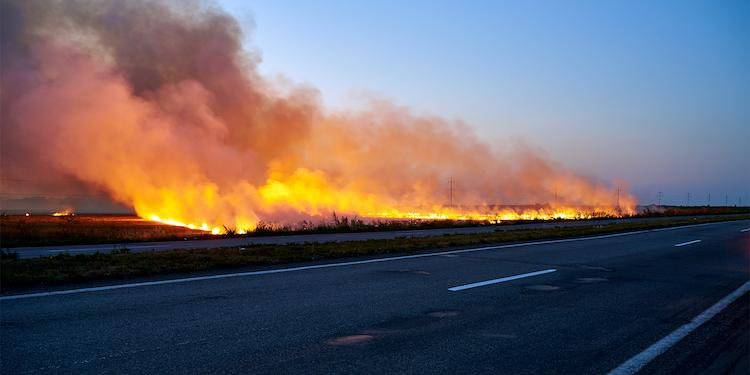
#> input picture Assignment_05/fire.jpg, 750 x 375 px
$ jupyter execute test.ipynb
#> lines starting #> are read from the running program, lines starting #| are printed output that depends on the picture; after the words box and inside, x2 and y2 are one past the last pixel; in counts of white or black regions, pixels touching at a corner belong together
[cell 1]
# Import Libraries
import cv2
import numpy as np
import matplotlib.pyplot as plt

# Read the image
img = cv2.imread(r'fire.jpg', cv2.IMREAD_COLOR)
#> img is the input picture: shape (375, 750, 3); mean B, G, R 103.8, 97.5, 104.5

# Convert image from BGR to RGB
img = cv2.cvtColor(img, cv2.COLOR_BGR2RGB)

# Convert image to HSV and split the image
h, s, v = cv2.split(cv2.cvtColor(img, cv2.COLOR_RGB2HSV))
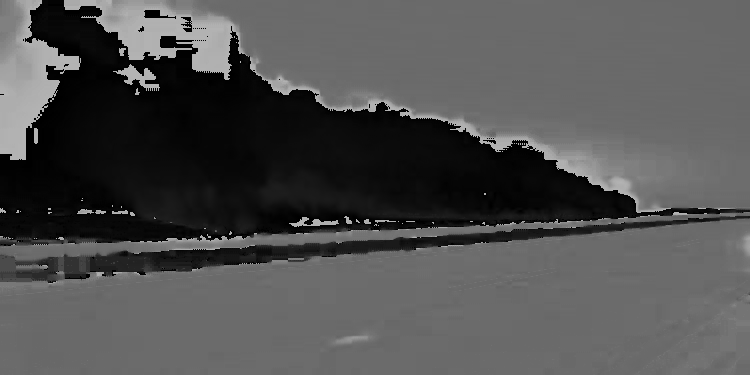
#> h: shape (375, 750); min 0, max 179, mean 80.6
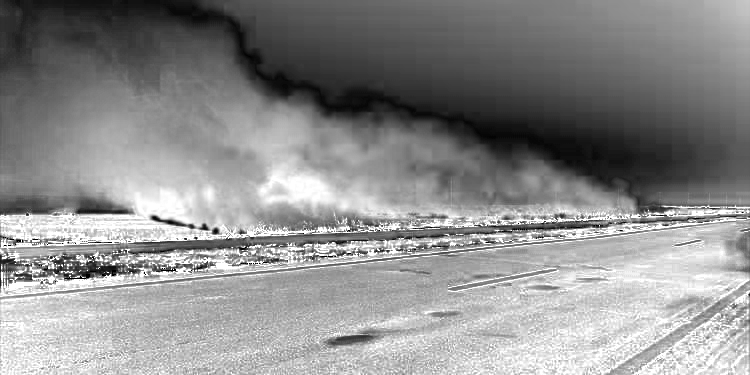
#> s: shape (375, 750); min 0, max 255, mean 141.1
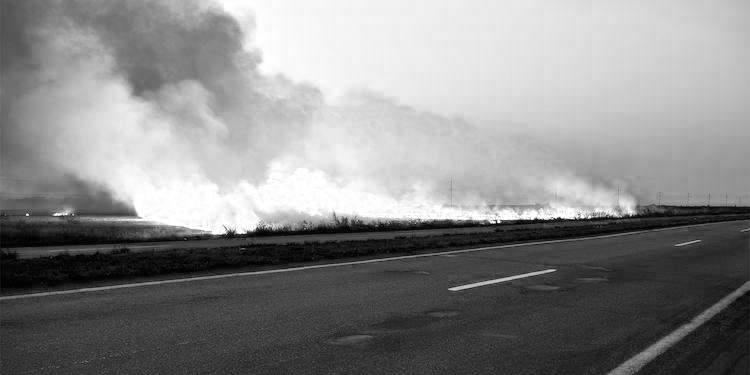
#> v: shape (375, 750); min 0, max 255, mean 136.9
eq_v = cv2.equalizeHist(v)
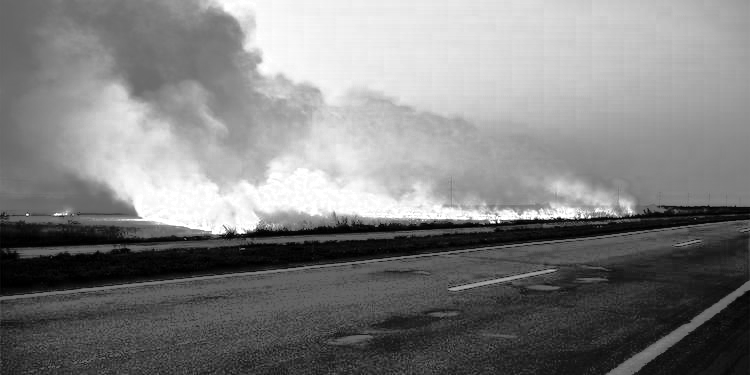
#> eq_v: shape (375, 750); min 0, max 255, mean 128.2

# merging
eq_img = cv2.merge([h, s, eq_v])
#> eq_img: shape (375, 750, 3); mean H, S, V 80.6, 141.1, 128.2

# Thresholding : value = 200
ret, thres = cv2.threshold(eq_img, 200, 255, cv2.THRESH_BINARY_INV)
#> thres: shape (375, 750, 3); mean H, S, V 255, 202.6, 199.1

# Create two masks
mask1 = cv2.inRange(eq_img, (0,100,20), (30,250,255))
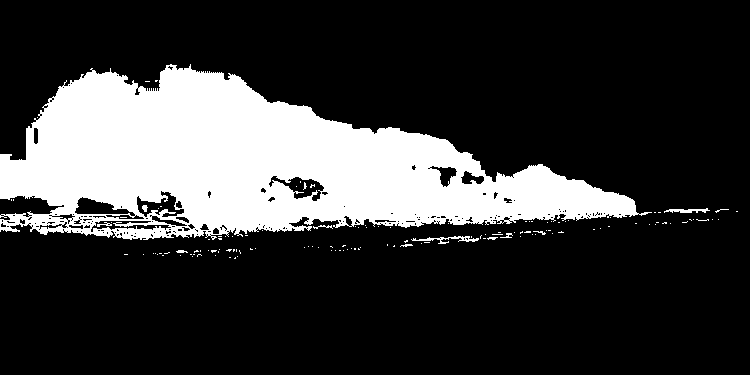
#> mask1: shape (375, 750); 22% white; 131 white regions (120 under 20 px), largest, box (x1, y1, x2, y2) and area: (0, 64, 652, 240) 61101, (411, 236, 479, 244) 187, (664, 208, 710, 213) 130
mask2 = cv2.inRange(eq_img, (170,100,20), (180,250,255))
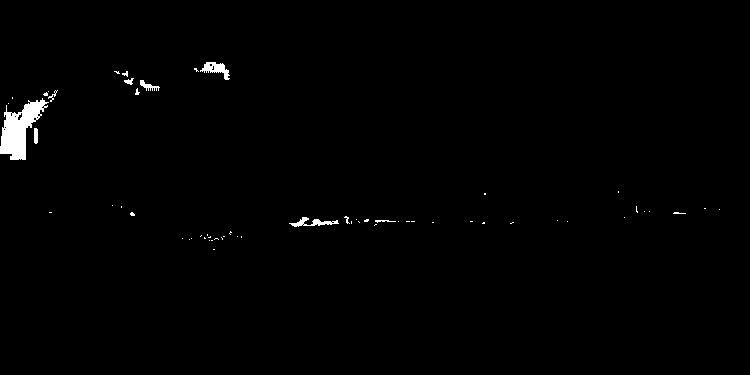
#> mask2: shape (375, 750); 0.85% white; 60 white regions (50 under 20 px), largest, box (x1, y1, x2, y2) and area: (0, 98, 49, 160) 1442, (200, 62, 230, 80) 245, (289, 217, 339, 227) 200

# Make a single mask using mask 1 and 2
mask = cv2.bitwise_or(mask1, mask2)
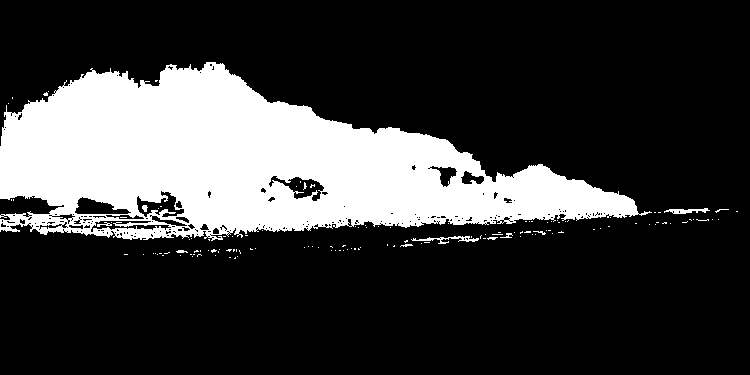
#> mask: shape (375, 750); 22.9% white; 133 white regions (123 under 20 px), largest, box (x1, y1, x2, y2) and area: (0, 62, 652, 241) 63487, (411, 236, 479, 244) 187, (664, 208, 710, 214) 150

# Apply the mask to the image
output = cv2.bitwise_and(eq_img, eq_img, mask=mask)
#> output: shape (375, 750, 3); mean H, S, V 3.6, 36.1, 40.7

# Convert the image again from HSV to RGB
output = cv2.cvtColor(output, cv2.COLOR_HSV2RGB)
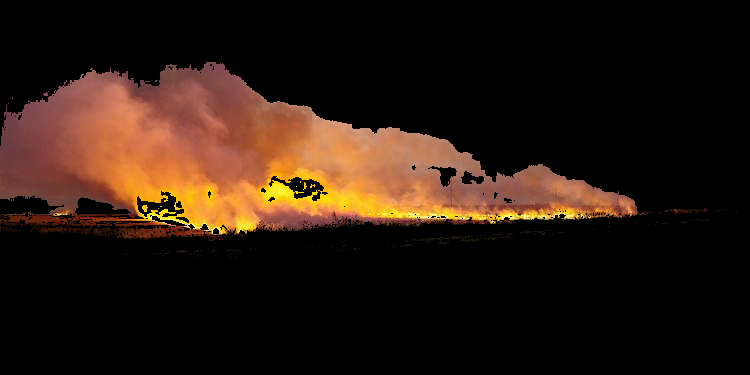
#> output: shape (375, 750, 3); mean R, G, B 40.7, 24.7, 14.8

# Plotting
plt.figure(figsize=(15,15), num='test.img')

plt.subplot(1, 3, 1)
plt.title('Original Image')
plt.imshow(img)
plt.xticks([]),plt.yticks([])

plt.subplot(1, 3, 2)
plt.title('Mask')
plt.imshow(mask, cmap='Greys_r')
plt.xticks([]), plt.yticks([])

plt.subplot(1, 3, 3)
plt.title('Output Image')
plt.imshow(output)
plt.xticks([]), plt.yticks([])

plt.show()
